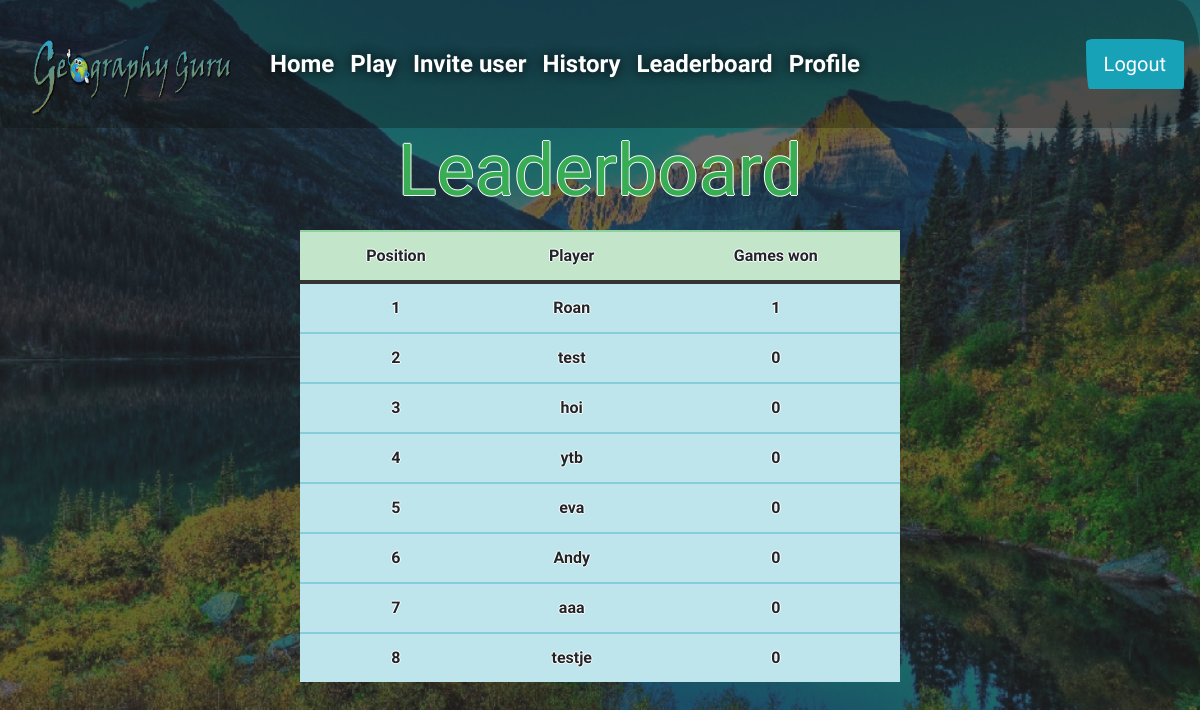
Before: /leaderboard (signed in) with the older database file.
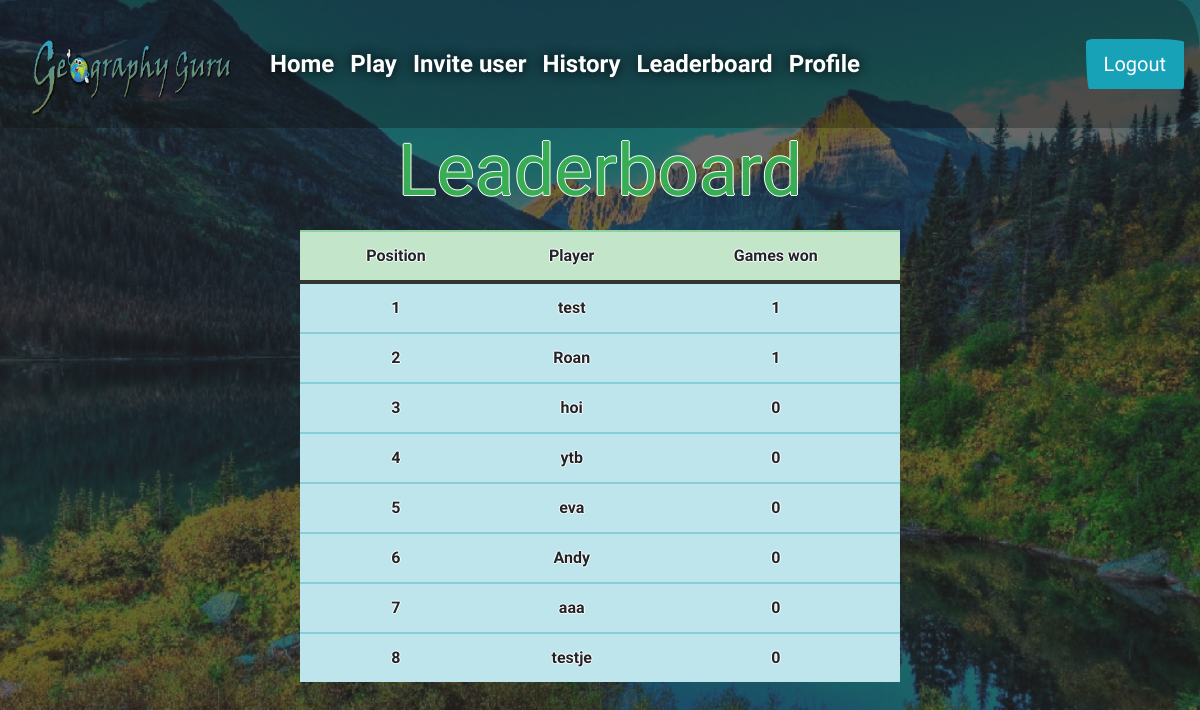
After: the same page with the newer database file.
### tables this page shows
CREATE TABLE 'users' ('id' INTEGER PRIMARY KEY AUTOINCREMENT NOT NULL, 'username' TEXT NOT NULL, 'hash' TEXT NOT NULL, 'games_won' INTEGER NOT NULL DEFAULT 0, 'mail' INTEGER DEFAULT 'test@test.nl');

### application.py (the view)
@app.route("/leaderboard", methods=["GET"])
@login_required
def leaderboard():
    session["score"] = 0
    session["finished"] = 0
    hoogste = highest()
    return render_template("leaderboard.html", hoogste=hoogste)

### helpers.py (called while the page is built)
def login_required(f):
    @wraps(f)
    def decorated_function(*args, **kwargs):
        if session.get("user_id") is None:
            return redirect("/login")
        return f(*args, **kwargs)
    return decorated_function

def highest():
    return db.execute("SELECT username, games_won FROM users ORDER BY games_won DESC LIMIT 8")

### templates/leaderboard.html (shortened to what this page needs)
{% extends "layout.html" %}
{% block main %}
<b><label for="exampleTextarea"><h1 class="display-3">Leaderboard</h1></label></b>
    <table class="table">
      <thead>
        <tr class="table-success">
          <th scope="col">Position</th>
          <th scope="col">Player</th>
          <th scope="col">Games won</th>
        </tr>
      </thead>
      {% if hoogste %}
        {% for number in hoogste %}
            <tr class="table-info">
                <td>{{loop.index}}</td>
                <td>{{ number.username }}</td>
                <td>{{ number.games_won }}</td>
            </tr>
        {% endfor %}
      {% else %}
          <td colspan="4">Leaderboard unavailable</td>
      {% endif %}
{% endblock %}

Changed rows visible on the page:
changed users "test": games_won "0" → "1"; moves up the list
